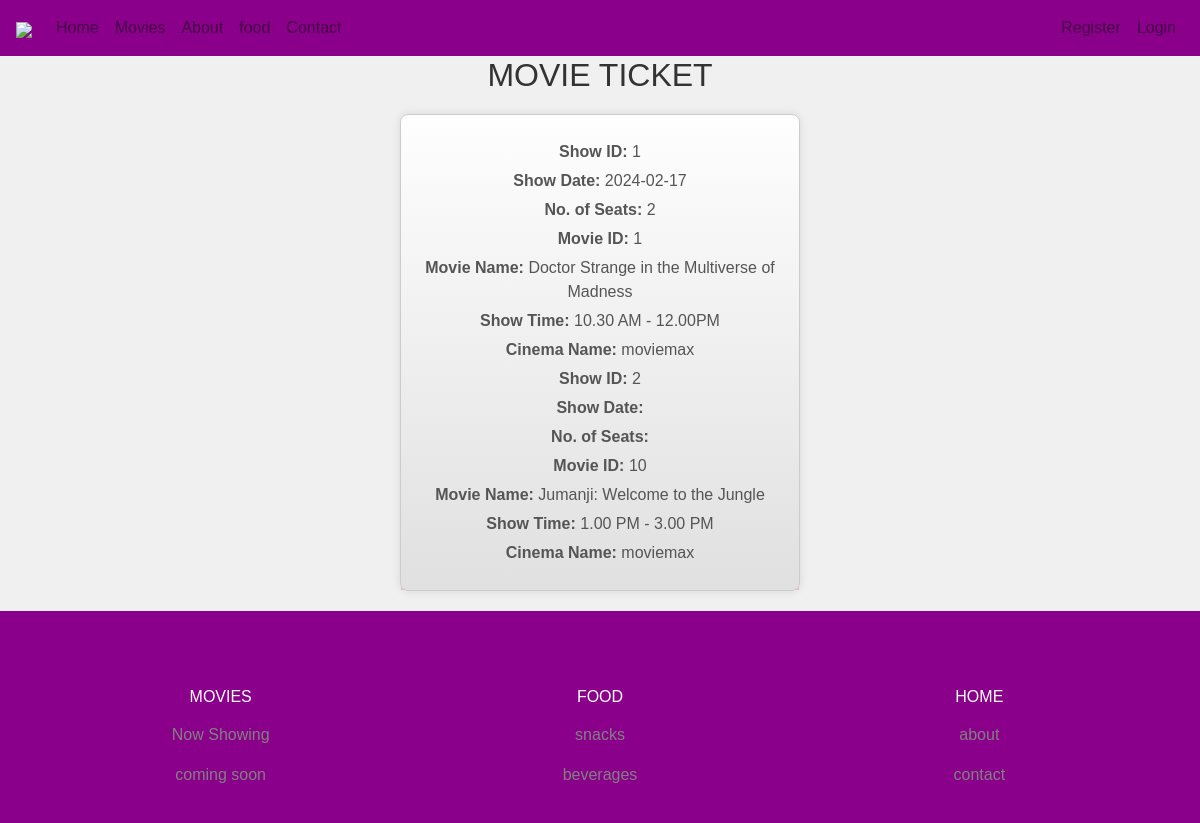
The page /success.php on the database its author committed.
### tables this page shows
CREATE TABLE `shows` (
  `id` int(11) NOT NULL,
  `movie_id` int(11) NOT NULL,
  `show_date` date DEFAULT NULL,
  `ticket_price` float NOT NULL,
  `show_time_id` int(11) NOT NULL,
  `no_seat` int(11) DEFAULT NULL,
  `cinema_id` int(11) NOT NULL
);

CREATE TABLE `movies` (
  `movie_id` int(30) NOT NULL,
  `movie_title` varchar(255) NOT NULL,
  `durations` varchar(30) DEFAULT NULL,
  `movie_image` varchar(255) DEFAULT NULL,
  `category_id` int(11) DEFAULT NULL,
  `rating` decimal(3,1) DEFAULT NULL,
  `description` text DEFAULT NULL,
  `movie_status` varchar(20) DEFAULT NULL,
  `release_date` date DEFAULT NULL,
  `url_trailer` varchar(255) DEFAULT NULL,
  `url_poster` varchar(255) DEFAULT NULL
);

CREATE TABLE `show_time` (
  `id` int(11) NOT NULL,
  `time` varchar(50) NOT NULL
);

CREATE TABLE `cinema` (
  `id` int(11) NOT NULL,
  `name` varchar(50) NOT NULL,
  `location` varchar(50) NOT NULL,
  `city` varchar(50) NOT NULL
);

### success.php (the view, shortened to what this page needs)
<?php
include('header.php');
$payment_method = isset($_POST['payment_method']) ? $_POST['payment_method'] : '';
$card_number = isset($_POST['card_number']) ? $_POST['card_number'] : '';
$expiry_date = isset($_POST['expiry_date']) ? $_POST['expiry_date'] : '';
$cvv = isset($_POST['cvv']) ? $_POST['cvv'] : '';
$upi_id = isset($_POST['upi_id']) ? $_POST['upi_id'] : '';
$total_amount = isset($_GET['total_amount']) ? $_GET['total_amount'] : '';
$connection = mysqli_connect("localhost", "root", "", "movie_ticket_booking");
$sql = "INSERT INTO payment_details (payment_method, card_number, expiry_date, cvv, upi_id, total_amount)
        VALUES ('$payment_method', '$card_number', '$expiry_date', '$cvv', '$upi_id', '$total_amount')";
$result = mysqli_query($connection, $sql);
if ($result) {
    $booking_query = "SELECT shows.id, shows.show_date, shows.no_seat, shows.movie_id, movies.movie_title AS 'movie_name', show_time.time, cinema.name
    FROM shows, movies, show_time, cinema
    WHERE shows.movie_id = movies.movie_id
    AND shows.show_time_id = show_time.id
    AND shows.cinema_id = cinema.id";
    $booking_result = mysqli_query($connection, $booking_query);
    if ($booking_result) {
        echo '<!DOCTYPE html>
              <html lang="en">
              <head>
                  <meta charset="UTF-8">
                  <meta name="viewport" content="width=device-width, initial-scale=1.0">
                  <title>Booking Information</title>
                  <style>
                      body {
                          font-family: Arial, sans-serif;
                          background-color: #f0f0f0;
                          text-align: center;
                      }
                      .ticket {
                          background-color: #fff;
                          max-width: 400px;
                          margin: 20px auto;
                          padding: 20px;
                          border: 1px solid #ccc;
                          border-radius: 8px;
                          box-shadow: 0 0 10px rgba(0, 0, 0, 0.1);
                          position: relative;
                          background: linear-gradient(to bottom, #fefefe, #e0e0e0);
                      }
                      .ticket:before,
                      .ticket:after {
                          content: "";
                          position: absolute;
                          height: 100%;
                          width: 100%;
                          background: repeating-linear-gradient(45deg, #f00, #f00 10px, #fff 10px, #fff 20px);
                          opacity: 0.1;
                      }
                      .ticket:before {
                          top: 0;
                          left: 0;
                          z-index: -1;
                      }
                      .ticket:after {
                          bottom: 0;
                          right: 0;
                          z-index: -1;
                      }
                      h2 {
                          color: #333;
                      }
                      p {
                          margin: 5px 0;
                          color: #555;
                      }
                      strong {
                          font-weight: bold;
                      }
                  </style>
              </head>
              <body>';
        echo '<h2>MOVIE TICKET</h2>';
        echo '<div class="ticket">';
        while ($row = mysqli_fetch_assoc($booking_result)) {
            echo '<p><strong>Show ID:</strong> ' . $row['id'] . '</p>';
            echo '<p><strong>Show Date:</strong> ' . $row['show_date'] . '</p>';
            echo '<p><strong>No. of Seats:</strong> ' . $row['no_seat'] . '</p>';
            echo '<p><strong>Movie ID:</strong> ' . $row['movie_id'] . '</p>';
            echo '<p><strong>Movie Name:</strong> ' . $row['movie_name'] . '</p>';
            echo '<p><strong>Show Time:</strong> ' . $row['time'] . '</p>';
            echo '<p><strong>Cinema Name:</strong> ' . $row['name'] . '</p>';
        }
        echo '</div>';
        echo '</body></html>';
    } else {
        echo 'Error retrieving booking information: ' . mysqli_error($connection);
    }
} else {
    echo '<script>
            alert("Payment failed. Please try again.");
            window.location.href = "payment.php"; // Redirect to your payment page
          </script>';
}
include("footer.php");
?>

### header.php (style rules this page uses)
* { box-sizing: border-box }
a { color: dodgerblue; }

### success.php (style rules this page uses)
body { font-family: Arial, sans-serif; background-color: #f0f0f0; text-align: center; }
.ticket { background-color: #fff; max-width: 400px; margin: 20px auto; padding: 20px; border: 1px solid #ccc; border-radius: 8px; box-shadow: 0 0 10px rgba(0, 0, 0, 0.1); position: relative; background: linear-gradient(to bottom, #fefefe, #e0e0e0); }
.ticket:before, .ticket:after { content: ""; position: absolute; height: 100%; width: 100%; background: repeating-linear-gradient(45deg, #f00, #f00 10px, #fff 10px, #fff 20px); opacity: 0.1; }
.ticket:before { top: 0; left: 0; z-index: -1; }
.ticket:after { bottom: 0; right: 0; z-index: -1; }
h2 { color: #333; }
p { margin: 5px 0; color: #555; }
strong { font-weight: bold; }

### rows shown on the page
shows: id "1", show_date "2024-02-17", no_seat "2", movie "1", movie.movie_title "Doctor Strange in the Multiverse of Madness", show_time.time "10.30 AM - 12.00PM", cinema.name "moviemax"
shows: id "2", movie "10", movie.movie_title "Jumanji: Welcome to the Jungle", show_time.time "1.00 PM - 3.00 PM", cinema.name "moviemax"

### other values the page prints
$_SESSION["ul"] "Register Login"
